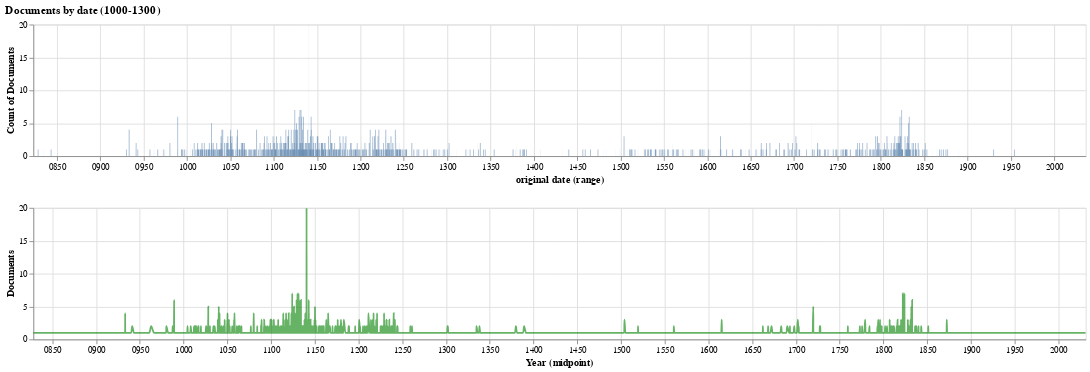

Notebook cell for this chart:
### Markdown cell above
We can try graphing by range, but our parsing currently excludes the original dates with larger ranges.

### Code cell
import altair as alt

graphable_data = orig_dates_parsed[['orig_date_earliest', 'orig_date_latest', 'orig_date_mid', 'pgpid', 'doc_date_calendar']].copy()
# graphable_data['midpoint'] = graphable_data.undate_standard.apply(lambda x: undate_midpoint(x) if pd.notna(x) else None).astype("datetime64[s]")
graphable_data['midpoint_year'] = graphable_data.orig_date_mid.apply(lambda x: x.year if pd.notna(x) else None)


bar_chart = alt.Chart(graphable_data).mark_bar(opacity=0.5).encode(
    x=alt.X('orig_date_earliest:T', title="original date (range)"), # , axis=alt.Axis(format="r")),
    x2='orig_date_latest:T',
    y=alt.Y('count(pgpid)', title='Count of Documents')
).properties(width=1200, height=150)

line_chart = alt.Chart(graphable_data).mark_line(opacity=0.6, color="green", interpolate="monotone").encode(
 x=alt.X('orig_date_mid:T', title="Year (midpoint)"),
 y=alt.Y('count(pgpid)', title='Documents')
).properties(width=1200, height=150)

(bar_chart & line_chart).properties(title="Documents by date (1000-1300)").interactive()

### Figure 1 — Vega-Lite specification as saved in the notebook (floating-point values rounded to 4 significant figures; data arrays with more than 128 entries replaced by an {"elided": "..."} marker saying what was removed)
{"config": {"view": {"continuousWidth": 300, "continuousHeight": 300}}, "vconcat": [{"mark": {"type": "bar", "opacity": 0.5}, "encoding": {"x": {"field": "orig_date_earliest", "title": "original date (range)", "type": "temporal"}, "x2": {"field": "orig_date_latest"}, "y": {"aggregate": "count", "field": "pgpid", "title": "Count of Documents", "type": "quantitative"}}, "height": 150, "name": "view_15", "width": 1200}, {"mark": {"type": "line", "color": "green", "interpolate": "monotone", "opacity": 0.6}, "encoding": {"x": {"field": "orig_date_mid", "title": "Year (midpoint)", "type": "temporal"}, "y": {"aggregate": "count", "field": "pgpid", "title": "Documents", "type": "quantitative"}}, "height": 150, "name": "view_16", "width": 1200}], "data": {"name": "data-df68e1c4c6df64b80680ad3e3287678b"}, "params": [{"name": "param_8", "select": {"type": "interval", "encodings": ["x", "y"]}, "bind": "scales", "views": ["view_15", "view_16"]}], "title": "Documents by date (1000-1300)", "$schema": "https://vega.github.io/schema/vega-lite/v5.20.1.json", "datasets": {"data-df68e1c4c6df64b80680ad3e3287678b": {"elided": "3443 records"}}}
